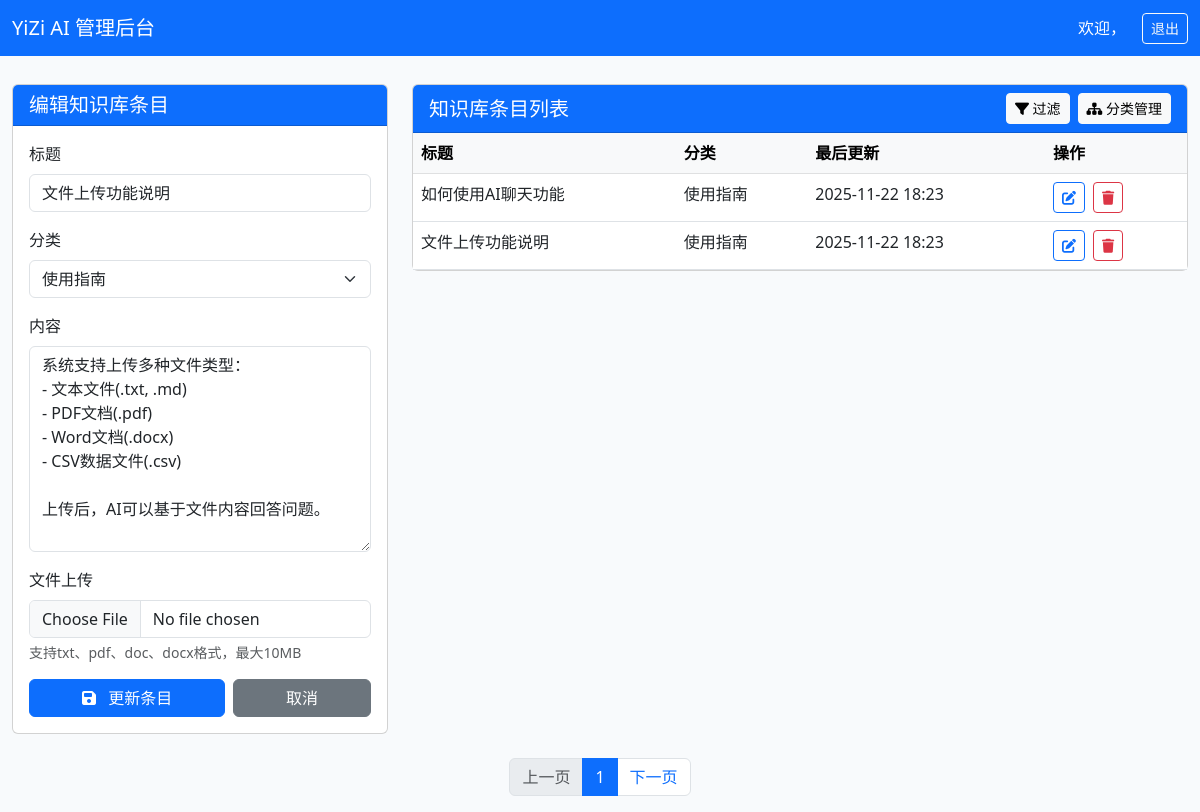
Screenshot of /admin/kb-manager.php?edit=2 with the database file from the repository.
### tables this page shows
CREATE TABLE `kb_entries` (
  `id` int(11) NOT NULL AUTO_INCREMENT,
  `title` varchar(255) NOT NULL COMMENT '标题',
  `content` longtext NOT NULL COMMENT '内容',
  `summary` text COMMENT '摘要',
  `category_id` int(11) DEFAULT NULL COMMENT '分类ID',
  `tags` varchar(500) DEFAULT '' COMMENT '标签',
  `file_path` varchar(255) DEFAULT NULL COMMENT '关联文件路径',
  `file_type` varchar(50) DEFAULT NULL COMMENT '文件类型',
  `file_size` int(11) DEFAULT NULL COMMENT '文件大小',
  `view_count` int(11) DEFAULT 0 COMMENT '查看次数',
  `created_at` timestamp NOT NULL DEFAULT CURRENT_TIMESTAMP COMMENT '创建时间',
  `updated_at` timestamp NOT NULL DEFAULT CURRENT_TIMESTAMP ON UPDATE CURRENT_TIMESTAMP COMMENT '更新时间',
  PRIMARY KEY (`id`),
  FULLTEXT KEY `idx_content` (`title`,`content`,`summary`),
  KEY `idx_category` (`category_id`),
  KEY `idx_tags` (`tags`),
  KEY `idx_created_at` (`created_at`)
);

CREATE TABLE `kb_categories` (
  `id` int(11) NOT NULL AUTO_INCREMENT,
  `name` varchar(100) NOT NULL COMMENT '分类名称',
  `description` text COMMENT '分类描述',
  `sort_order` int(11) DEFAULT 0 COMMENT '排序',
  `created_at` timestamp NOT NULL DEFAULT CURRENT_TIMESTAMP COMMENT '创建时间',
  PRIMARY KEY (`id`),
  KEY `idx_sort_order` (`sort_order`)
);

### admin/kb-manager.php (the view, shortened to what this page needs)
<?php
require 'auth.php';
$stmt = $pdo->query("SELECT * FROM kb_categories ORDER BY name");
$categories = $stmt->fetchAll(PDO::FETCH_ASSOC);
$stmt = $pdo->query("SELECT e.*, c.name as category_name
                    FROM kb_entries e
                    LEFT JOIN kb_categories c ON e.category_id = c.id
                    ORDER BY e.updated_at DESC");
$entries = $stmt->fetchAll(PDO::FETCH_ASSOC);
$edit_entry = null;
if (isset($_GET['edit'])) {
    $stmt = $pdo->prepare("SELECT * FROM kb_entries WHERE id = ?");
    $stmt->execute([$_GET['edit']]);
    $edit_entry = $stmt->fetch(PDO::FETCH_ASSOC);
}
?>
<!DOCTYPE html>
<html lang="zh-CN">
<head>
    <link href="https://cdn.bootcdn.net/ajax/libs/bootstrap/5.3.0/css/bootstrap.min.css" rel="stylesheet">
    <link href="https://cdnjs.cloudflare.com/ajax/libs/font-awesome/6.4.0/css/all.min.css" rel="stylesheet">
</head>
<body>
    <nav class="navbar navbar-expand-lg navbar-dark bg-primary fixed-top">
        <div class="container-fluid">
            <a class="navbar-brand" href="#">YiZi AI 管理后台</a>
            <div class="d-flex align-items-center">
                <span class="text-white me-3">欢迎，<?= htmlspecialchars($_SESSION['user']['username']) ?></span>
                <a href="../logout.php" class="btn btn-outline-light btn-sm">退出</a>
            </div>
        </div>
    </nav>
    <div class="container-fluid mt-4">
        <div class="row">
            <div class="col-md-4">
                <div class="card">
                    <div class="card-header bg-primary text-white">
                        <h5 class="mb-0"><?= $edit_entry ? '编辑知识库条目' : '添加新知识库条目' ?></h5>
                    </div>
                    <div class="card-body">
                        <form method="post" enctype="multipart/form-data">
                            <div class="mb-3">
                                <label class="form-label">标题</label>
                                <input type="text" name="title" class="form-control" required
                                       value="<?= $edit_entry['title'] ?? '' ?>">
                            </div>
                            <div class="mb-3">
                                <label class="form-label">分类</label>
                                <select name="category_id" class="form-select">
                                    <?php foreach ($categories as $category): ?>
                                        <option value="<?= $category['id'] ?>" <?=
                                            (isset($edit_entry['category_id']) && $edit_entry['category_id'] == $category['id']) ? 'selected' : ''
                                        ?>><?= htmlspecialchars($category['name']) ?></option>
                                    <?php endforeach; ?>
                                </select>
                            </div>
                            <div class="mb-3">
                                <label class="form-label">内容</label>
                                <textarea name="content" class="form-control" rows="8"><?=
                                    $edit_entry['content'] ?? ''
                                ?></textarea>
                            </div>
                            <div class="mb-3">
                                <label class="form-label">文件上传</label>
                                <input type="file" name="file" class="form-control">
                                <div class="form-text">支持txt、pdf、doc、docx格式，最大10MB</div>
                            </div>
                            <div class="d-flex gap-2">
                                <button type="submit" class="btn btn-primary flex-fill">
                                    <i class="fas fa-save me-2"></i>
                                    <?= $edit_entry ? '更新条目' : '创建条目' ?>
                                </button>
                                <?php if ($edit_entry): ?>
                                    <a href="kb-manager.php" class="btn btn-secondary flex-fill">取消</a>
                                <?php endif; ?>
                            </div>
                        </form>
                    </div>
                </div>
            </div>
            <div class="col-md-8">
                <div class="card">
                    <div class="card-header bg-primary text-white d-flex justify-content-between align-items-center">
                        <h5 class="mb-0">知识库条目列表</h5>
                        <div class="d-flex gap-2">
                            <button class="btn btn-light btn-sm" data-bs-toggle="collapse" href="#filterPanel">
                                <i class="fas fa-filter"></i> 过滤
                            </button>
                            <a href="kb_categories.php" class="btn btn-light btn-sm">
                                <i class="fas fa-sitemap"></i> 分类管理
                            </a>
                        </div>
                    </div>
                    <div class="card-body p-0">
                        <div class="table-responsive">
                            <table class="table table-hover mb-0">
                                <thead class="table-light">
                                    <tr>
                                        <th>标题</th>
                                        <th>分类</th>
                                        <th>最后更新</th>
                                        <th>操作</th>
                                    </tr>
                                </thead>
                                <tbody>
                                    <?php foreach ($entries as $entry): ?>
                                        <tr class="kb-card">
                                            <td><?= htmlspecialchars($entry['title']) ?></td>
                                            <td><?= $entry['category_name'] ?? '-' ?></td>
                                            <td><?= date('Y-m-d H:i', strtotime($entry['updated_at'])) ?></td>
                                            <td>
                                                <div class="d-flex gap-2">
                                                    <a href="kb-manager.php?edit=<?= $entry['id'] ?>"
                                                       class="btn btn-sm btn-outline-primary">
                                                        <i class="fas fa-edit"></i>
                                                    </a>
                                                    <form method="post" onsubmit="return confirm('确定要删除吗？')">
                                                        <button type="submit" class="btn btn-sm btn-outline-danger">
                                                            <i class="fas fa-trash"></i>
                                                        </button>
                                                    </form>
                                                </div>
                                            </td>
                                        </tr>
                                    <?php endforeach; ?>
                                </tbody>
                            </table>
                        </div>
                    </div>
                </div>
            </div>
        </div>
    </div>
    <div class="d-flex justify-content-center mt-4">
        <nav>
            <ul class="pagination">
                <li class="page-item disabled"><a class="page-link" href="#">上一页</a></li>
                <li class="page-item active"><a class="page-link" href="#">1</a></li>
                <li class="page-item"><a class="page-link" href="#">下一页</a></li>
            </ul>
        </nav>
    </div>
</body>
</html>

### admin/kb-manager.php (style rules this page uses)
body { background: #f8fafc; padding-top: 60px; }

### rows the page displays
kb_entries: title "文件上传功能说明", category_id "使用指南", content "系统支持上传多种文件类型： - 文本文件(.txt, .md) - PDF文档(.pdf) - Word文档(.docx) - CSV数据文件(.csv) 上传后，AI可以基于文件内容回答问题。", category.name "使用指南", updated_at "2025-11-22 18:23"
kb_entries: title "如何使用AI聊天功能", category.name "使用指南", updated_at "2025-11-22 18:23"
